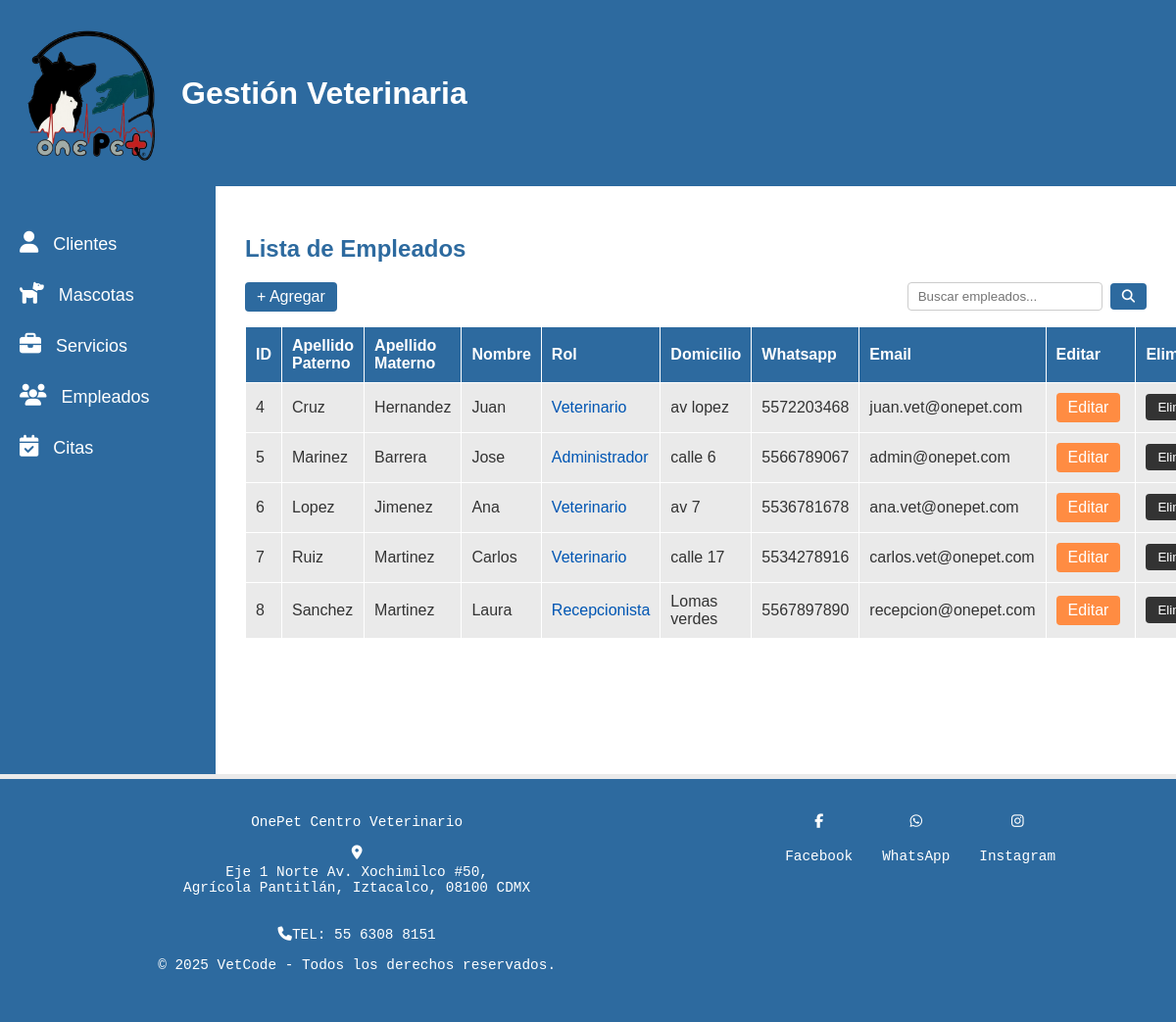
/Vista/empleados.php, run on the app's committed database.
### tables this page shows
CREATE TABLE `empleados` (
  `id_empleado` int(11) NOT NULL,
  `apellido_paterno` varchar(100) NOT NULL,
  `apellido_materno` varchar(100) NOT NULL,
  `nombre` varchar(100) NOT NULL,
  `rol` varchar(50) NOT NULL DEFAULT 'Empleado General',
  `domicilio` varchar(255) DEFAULT NULL,
  `whatsapp` varchar(20) DEFAULT NULL,
  `email` varchar(100) NOT NULL
);

### Vista/empleados.php (the view, shortened to what this page needs)
<?php
include "../Modelo/conexion.php";
$busqueda = isset($_GET['buscar']) ? $con->real_escape_string($_GET['buscar']) : '';
$sql = "SELECT * FROM empleados";
$sql .= " ORDER BY id_empleado ASC";
$result = $con->query($sql);
?>
<!DOCTYPE html>
<html lang="es">
<head>
    <link rel="stylesheet" href="../Vista/Css/estilos.css">
    <link rel="stylesheet" href="https://cdn.jsdelivr.net/npm/remixicon@2.5.0/fonts/remixicon.css">
</head>
<body>
    <header>
        <div class="logo">
            <img src="../Vista/imagenes/one pet3.png" alt="Logo VetCode" class="logo-img">
            <h1>Gestión Veterinaria</h1>
        </div>
    </header>
    <div class="contenedor-principal">
        <aside class="menu-lateral">
            <ul>
                <li><a href="clientes.php"><i class="fa-solid fa-user"></i> Clientes</a></li>
                <li><a href="mascotas.php"><i class="fa-solid fa-dog"></i> Mascotas</a></li>
                <li><a href="servicios.php"><i class="fa-solid fa-briefcase"></i> Servicios</a></li>
                <li><a href="empleados.php" class="active"><i class="fa-solid fa-users"></i> Empleados</a></li>
                <li><a href="citas.php"><i class="fa-solid fa-calendar-check"></i> Citas</a></li>
            </ul>
        </aside>
        <main>
            <h2>Lista de Empleados</h2>
            <div style="display:flex; align-items:center; justify-content:space-between; margin-bottom:15px;">
                <a href="../Controlador/empleados_controller.php?action=add" class="Agregar" style="text-decoration:none;">+ Agregar</a>
                <form action="empleados.php" method="GET" style="display:flex; align-items:center; gap:8px;">
                    <input type="text" name="buscar" placeholder="Buscar empleados..." style="padding:6px 10px; border:1px solid #ccc; border-radius:4px;" value="<?php echo htmlspecialchars($busqueda); ?>">
                    <button type="submit" class="Agregar"><i class="fa fa-search"></i></button>
                </form>
            </div>
            <table>
                <thead>
                    <tr>
                        <th>ID</th>
                        <th>Apellido Paterno</th>
                        <th>Apellido Materno</th>
                        <th>Nombre</th>
                        <th>Rol</th> <th>Domicilio</th>
                        <th>Whatsapp</th>
                        <th>Email</th>
                        <th>Editar</th>
                        <th>Eliminar</th>
                    </tr>
                </thead>
                <tbody>
                    <?php
                    if ($result && $result->num_rows > 0) {
                        while ($row = $result->fetch_assoc()) {
                            $rol = !empty($row['rol']) ? htmlspecialchars($row['rol']) : 'Empleado';
                            echo "<tr>";
                            echo "<td>".$row['id_empleado']."</td>";
                            echo "<td>".htmlspecialchars($row['apellido_paterno'])."</td>";
                            echo "<td>".htmlspecialchars($row['apellido_materno'])."</td>";
                            echo "<td>".htmlspecialchars($row['nombre'])."</td>";
                            echo "<td style='font-weight:500; color:#0056b3;'>".$rol."</td>";
                            echo "<td>".htmlspecialchars($row['domicilio'])."</td>";
                            echo "<td>".htmlspecialchars($row['whatsapp'])."</td>";
                            echo "<td>".htmlspecialchars($row['email'])."</td>";
                            echo "<td style='text-align:center;'><a href='../Controlador/empleados_controller.php?action=edit&id=".$row['id_empleado']."' class='edit-btn'>Editar</a></td>";
                            echo "<td style='text-align:center;'>
                                    <form action='../Controlador/empleados_controller.php?action=delete' method='POST' onsubmit='return confirm(\"¿Estás seguro de eliminar este empleado?\");' style='display:inline;'>
                                        <input type='hidden' name='id' value='".$row['id_empleado']."'>
                                        <button type='submit' class='delete-btn'>Eliminar</button>
                                    </form>
                                  </td>";
                            echo "</tr>";
                        }
                    } else {
                        echo "<tr><td colspan='10' style='text-align:center;'>No se encontraron empleados.</td></tr>";
                    }
                    ?>
                </tbody>
            </table>
        </main>
    </div>
<footer class="PiePagina">
    <table>
        <tr>
            <td>
                OnePet Centro Veterinario<br><br>
                <a href="https://www.google.com/maps/place/OnePet+Centro+Veterinario/@19.4138976,-99.0608182,18.15z/data=!4m14!1m7!3m6!1s0x85d1fd22545035fd:0xa2555f13641c2d07!2sOnePet+Centro+Veterinario!8m2!3d19.4134147!4d-99.06003!16s%2Fg%2F11rsrz6mx_!3m5!1s0x85d1fd22545035fd:0xa2555f13641c2d07!8m2!3d19.4134147!4d-99.06003!16s%2Fg%2F11rsrz6mx_?entry=ttu&g_ep=EgoyMDI1MTExNy4wIKXMDSoASAFQAw%3D%3D" target="_blank">
                    <i class="fa-solid fa-location-dot"></i>Eje 1 Norte Av. Xochimilco #50, <br>
                    Agrícola Pantitlán, Iztacalco, 08100 CDMX
                </a>
                <br>
                <br>
                <i class="fa-solid fa-phone"></i>TEL: 55 6308 8151<br>
                <p>&copy; 2025 VetCode - Todos los derechos reservados.</p>
            </td>
            <td>
                <a href="https://www.facebook.com/share/1FRjPmVmGe/?mibextid=wwXIfr" target="_blank">
                    <i class="fa-brands fa-facebook-f"></i><br>Facebook<br><br>
                </a>
                <a href="https://wa.link/h255ft" target="_blank">
                    <i class="fa-brands fa-whatsapp"></i><br>WhatsApp<br><br>
                </a>
                <a href="https://www.instagram.com/onepetvet?igsh=MXZodHVvcmpiNmZ6cA==" target="_blank">
                    <i class="fa-brands fa-instagram"></i><br>Instagram<br><br>
                </a>
            </td>
        </tr>
    </table>
</footer>
</body>
</html>

### Vista/Css/estilos.css (style rules this page uses)
body { background-color: #EAEAEA; font-family: Arial, sans-serif; color: #333333; margin: 0; padding: 0; }
header { background-color: #2D6A9F; padding: 20px; color: #FFFFFF; }
.logo { display: flex; align-items: center; }
img.logo-img { width: 150px; height: 150px; margin-right: 15px; }
.contenedor-principal { display: flex; min-height: calc(100vh - 200px); }
.menu-lateral { background-color: #2D6A9F; width: 220px; padding-top: 30px; flex-shrink: 0; }
.menu-lateral ul { list-style: none; padding-left: 20px; }
.menu-lateral li { display: flex; align-items: center; color: #FFFFFF; margin-bottom: 28px; font-size: 18px; cursor: pointer; }
.menu-lateral i { font-size: 22px; margin-right: 10px; }
.menu-lateral a, .menu-lateral a:link, .menu-lateral a:visited, .menu-lateral a:active { text-decoration: none !important; color: inherit; }
main { padding: 30px; background-color: #FFFFFF; flex: 1; overflow-x: hidden; }
h2 { color: #2D6A9F; }
table { width: 100%; border-collapse: collapse; background-color: #EAEAEA; min-width: 700px; }
th, td { padding: 10px; border: 1px solid #FFFFFF; text-align: left; vertical-align: middle; }
th { background-color: #2D6A9F; color: #FFFFFF; }
.edit-btn { background-color: #ff8c42; color: #FFFFFF; border: none; padding: 6px 12px; border-radius: 4px; cursor: pointer; margin-right: 5px; display: inline-block; text-decoration: none; text-align: center; }
.delete-btn { background-color: #333333; color: #FFFFFF; border: none; padding: 6px 12px; border-radius: 4px; cursor: pointer; display: inline-block; text-decoration: none; text-align: center; }
.Agregar { background-color: #2D6A9F; color: #FFFFFF; border: none; padding: 6px 12px; border-radius: 4px; cursor: pointer; text-decoration: none; display: inline-block; }
.PiePagina table { width: 100%; margin-top: 5px; background-color: #2D6A9F; color: #FFFFFF; text-align: center; padding: 2%; font-family: 'Courier New', Courier, monospace; font-size: 1.2vw; height: 180px; min-width: unset; border-collapse: separate; }
.PiePagina td { border: none; padding: 10px; vertical-align: top; }
.PiePagina td:first-child { text-align: center; }
.PiePagina td:last-child { display: flex; flex-direction: row; justify-content: center; align-items: center; gap: 30px; }
.PiePagina td a, .PiePagina td a:link, .PiePagina td a:visited, .PiePagina td a:active { color: #FFFFFF !important; text-decoration: none !important; display: flex !important; flex-direction: column; align-items: center; }
.PiePagina td a i { color: #FFFFFF !important; margin-bottom: 5px; }

### data on the page
empleados: id_empleado "4", apellido_paterno "Cruz", apellido_materno "Hernandez", nombre "Juan", rol "Veterinario", domicilio "av lopez", whatsapp "5572203468", email "juan.vet@onepet.com"
empleados: id_empleado "5", apellido_paterno "Marinez", apellido_materno "Barrera", nombre "Jose", rol "Administrador", domicilio "calle 6", whatsapp "5566789067", email "admin@onepet.com"
empleados: id_empleado "6", apellido_paterno "Lopez", apellido_materno "Jimenez", nombre "Ana", rol "Veterinario", domicilio "av 7", whatsapp "5536781678", email "ana.vet@onepet.com"
empleados: id_empleado "7", apellido_paterno "Ruiz", apellido_materno "Martinez", nombre "Carlos", rol "Veterinario", domicilio "calle 17", whatsapp "5534278916", email "carlos.vet@onepet.com"
empleados: id_empleado "8", apellido_paterno "Sanchez", apellido_materno "Martinez", nombre "Laura", rol "Recepcionista", domicilio "Lomas verdes", whatsapp "5567897890", email "recepcion@onepet.com"
